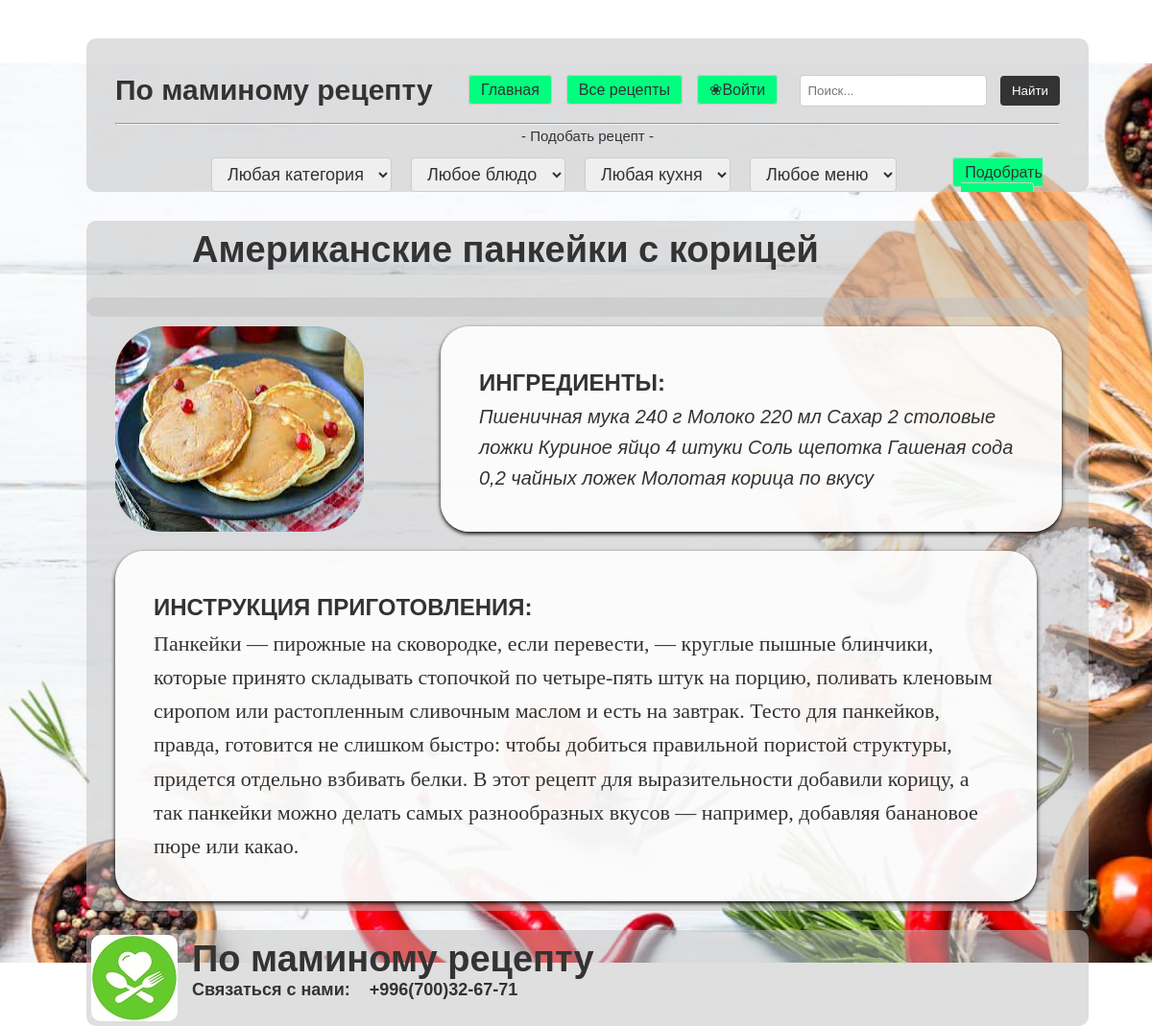
Page /detail2/11/ on the committed database.
### crm/models.py (models this page shows, shortened)
class Dishes(models.Model):
    dish_dt = models.DateTimeField(auto_now=True)
    dish_name = models.CharField(max_length=200, verbose_name="Name of dish")
    dish_info = models.TextField(verbose_name="Information")
    dish_image = models.ImageField(upload_to="templates/media/", default='templates/static/image/image4.jpg')
    nationality = models.ManyToManyField(Nationality ,verbose_name='Nationality')
    category = models.ManyToManyField(Category, verbose_name='Category of dish')
    menu = models.ManyToManyField(Menu, verbose_name="Menu")
    products = models.CharField(max_length=200,verbose_name="Products",default='Ech balya')
    bludo = models.ManyToManyField(Bludo)
    class Meta:
        verbose_name = "Dish"
        verbose_name_plural = "Dishes"

### crm/views.py (the view)
# urls.py: path('detail2/<int:object_id>/', views.detail2, name='detail2'),
def detail2(request, object_id):
    object = get_object_or_404(Dishes, id=object_id)
    return render(request, 'detail2.html', {'object': object})

### templates/detail2.html (shortened to what this page needs)
{% extends 'base.html' %}
{% block content %}
<body>
<footer class="foot">
    <h1>{{ object.dish_name }}</h1>
</footer>
 <div class="page_panel">
    <div class="conteiner">
        <img class="imgg" src="{{ object.dish_image.url }}">
        <div class="ingredient">
            <div>
                <h2>
                    ИНГРЕДИЕНТЫ:
                </h2>
                <p>{{object.products}}</p>
            </div>
        </div>
    </div>
    <div class="instruction">
        <div>
            <h2>
                ИНСТРУКЦИЯ ПРИГОТОВЛЕНИЯ:
            </h2>
            <p>{{ object.dish_info }}</p>
        </div>
    </div>
 </div>
</body>
<footer class="foot">
    <img src="/static/image/icon.jpg">
    <h1>По маминому рецепту</h1>
    <h2>Связаться с нами:&nbsp;&nbsp;&nbsp;&nbsp;+996(700)32-67-71</h2>
</footer>
{% endblock %}

### templates/static/css/styles.css (style rules this page uses)
* { margin: 0; padding: 0; box-sizing: border-box; }
img { border-radius: 50px; max-width: 300px; max-height: 300px; }
body { font-family: Arial, sans-serif; line-height: 1.6; color: #333; }
footer { height: 100px; width: 87vw; position: relative; top: 70px; left:90px; border-radius: 10px; background-color: rgba(192, 192, 192, 0.5); padding: 20px; text-align: center; font-size: 12px; color: #666; }
.foot img { position: absolute; top: 5px; left: 5px; border-radius: 10px; max-height: 200px; max-width: 135px; }
.foot h1 { position: absolute; top:0px; left:110px; font-size: 38px; font-weight: bold; color: #333; text-decoration: none; }
.foot h2 { position: absolute; top:48px; left: 110px; fornt-size:20px; color: #333; }

### templates/static/css/page_style.css (style rules this page uses)
.page_panel { position: relative; top: 50px; left: 90px; border-radius: 10px; background-color: rgba(192,192,192,0.5); padding: 30px; width: 87vw; overflow: auto; }
.conteiner { display: flex; }
.imgg { border-radius: 50px; max-width: 318px; max-height: 400px; }
.ingredient { position: relative; left: 80px; max-height: 300px; width: 53.95vw; background-color: rgba(255, 255, 255, 0.9); box-shadow: 0px 2px 4px rgba(0, 0, 0, 1); border-radius: 30px; padding: 40px; overflow: auto; }
.ingredient h2 { font-size: 24px; }
.instruction { position: relative; top: 20px; max-height: 700px; max-width: 80vw; background-color: rgba(255, 255, 255, 0.9); box-shadow: 0px 2px 4px rgba(0, 0, 0, 1); border-radius: 30px; padding: 40px; overflow: auto; }
.ingredient p { font-size: 20px ; font-style: italic; color: #333; }
.instruction p { font-size: 22px ; font-family: cursive; color: #333; }

### templates/base.html (style rules this page uses)
body { background-image: url("/static/image/background.jpg"); background-size: 1680px; background-position: center; background-repeat: no-repeat; background-attachment: fixed; }

### rows in the picture
Dishes: dish_name "Американские панкейки с корицей", dish_image (picture), products "Пшеничная мука 240 г Молоко 220 мл Сахар 2 столовые ложки Куриное яйцо 4 штуки Соль щепотка Гашеная сода 0,2 чайных ложек Молотая корица по вкусу", dish_info "Панкейки — пирожные на сковородке, если перевести, — круглые пышные блинчики, которые принято складывать стопочкой по четыре-пять штук на порцию, поливать кленовым сиропом или растопленным сливочным маслом и есть на завтрак. Тесто для панкейков, правда, готовится не слишком быстро: чтобы добиться правильной пористой структуры, придется отдельно взбивать белки. В этот рецепт для выразительности добавили корицу, а так панкейки можно делать самых разнообразных вкусов — например, добавляя банановое пюре или какао."
